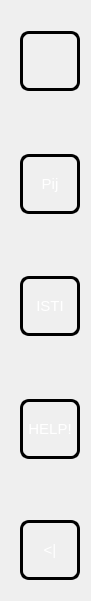
  <widget class="QGroupBox" name="groupBox">
   <property name="geometry">
    <rect>
     <x>10</x>
     <y>40</y>
     <width>91</width>
     <height>601</height>
    </rect>
   </property>
   <property name="styleSheet">
    <string notr="true">QGroupBox
{
border:0px solid;
}</string>
   </property>
   <property name="title">
    <string/>
   </property>
   <widget class="QPushButton" name="B4_2">
    <property name="geometry">
     <rect>
      <x>20</x>
      <y>520</y>
      <width>60</width>
      <height>60</height>
     </rect>
    </property>
    <property name="styleSheet">
     <string notr="true">QPushButton
{ 
color: white;
font-size: 15px;
font-style=quot;
background: qradialgradient(cx:0.3, cy:-0.4, fx:0.3dbd, fy:-0.4,radius: 1.35,
stop: 0 #696969, stop: 1 #808080);
border:3px solid black;
border-radius: 9px;
}</string>
    </property>
    <property name="text">
     <string>&lt;|</string>
    </property>
   </widget>
   <widget class="QPushButton" name="B1_2">
    <property name="geometry">
     <rect>
      <x>20</x>
      <y>154</y>
      <width>60</width>
      <height>60</height>
     </rect>
    </property>
    <property name="styleSheet">
     <string notr="true">QPushButton
{ 
color: white;
font-size: 15px;
font-style=quot;
background: qradialgradient(cx:0.3, cy:-0.4, fx:0.3dbd, fy:-0.4,radius: 1.35,
stop: 0 #696969, stop: 1 #808080);
border:3px solid black;
border-radius: 9px;
}</string>
    </property>
    <property name="text">
     <string>Pij</string>
    </property>
   </widget>
   <widget class="QPushButton" name="B0_2">
    <property name="geometry">
     <rect>
      <x>20</x>
      <y>31</y>
      <width>60</width>
      <height>60</height>
     </rect>
    </property>
    <property name="styleSheet">
     <string notr="true">QPushButton
{ 
color: white;
font-size: 15px;
font-style=quot;
background: qradialgradient(cx:0.3, cy:-0.4, fx:0.3dbd, fy:-0.4,radius: 1.35,
stop: 0 #696969, stop: 1 #808080);
border:3px solid black;
border-radius: 9px;
}</string>
    </property>
    <property name="text">
     <string/>
    </property>
    <property name="icon">
     <iconset resource="qrc.qrc">
      <normaloff>:/new/pixmap/pixmap/strart.png</normaloff>:/new/pixmap/pixmap/strart.png</iconset>
    </property>
    <property name="iconSize">
     <size>
      <width>40</width>
      <height>55</height>
     </size>
    </property>
   </widget>
   <widget class="QPushButton" name="B3_2">
    <property name="geometry">
     <rect>
      <x>20</x>
      <y>276</y>
      <width>60</width>
      <height>60</height>
     </rect>
    </property>
    <property name="styleSheet">
     <string notr="true">QPushButton
{ 
color: white;
font-size: 15px;
font-style=quot;
background: qradialgradient(cx:0.3, cy:-0.4, fx:0.3dbd, fy:-0.4,radius: 1.35,
stop: 0 #696969, stop: 1 #808080);
border:3px solid black;
border-radius: 9px;
}</string>
    </property>
    <property name="text">
     <string>ISTI</string>
    </property>
   </widget>
   <widget class="QPushButton" name="B5_2">
    <property name="geometry">
     <rect>
      <x>20</x>
      <y>399</y>
      <width>60</width>
      <height>60</height>
     </rect>
    </property>
    <property name="styleSheet">
     <string notr="true">QPushButton
{ 
color: white;
font-size: 15px;
font-style=quot;
background: qradialgradient(cx:0.3, cy:-0.4, fx:0.3dbd, fy:-0.4,radius: 1.35,
stop: 0 #696969, stop: 1 #808080);
border:3px solid black;
border-radius: 9px;
}</string>
    </property>
    <property name="text">
     <string>HELP!</string>
    </property>
   </widget>
  </widget>
